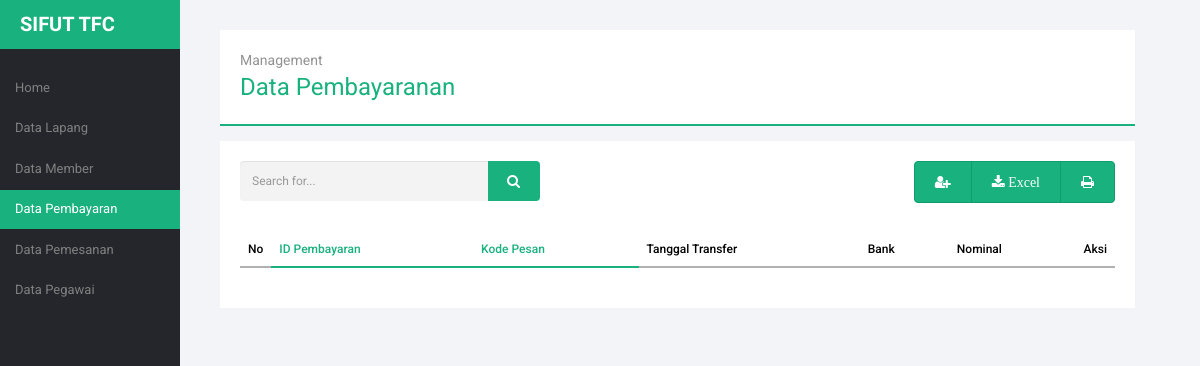
The page /pegawai/pegawai.php?module=data_pembayaran on the database as committed earlier.
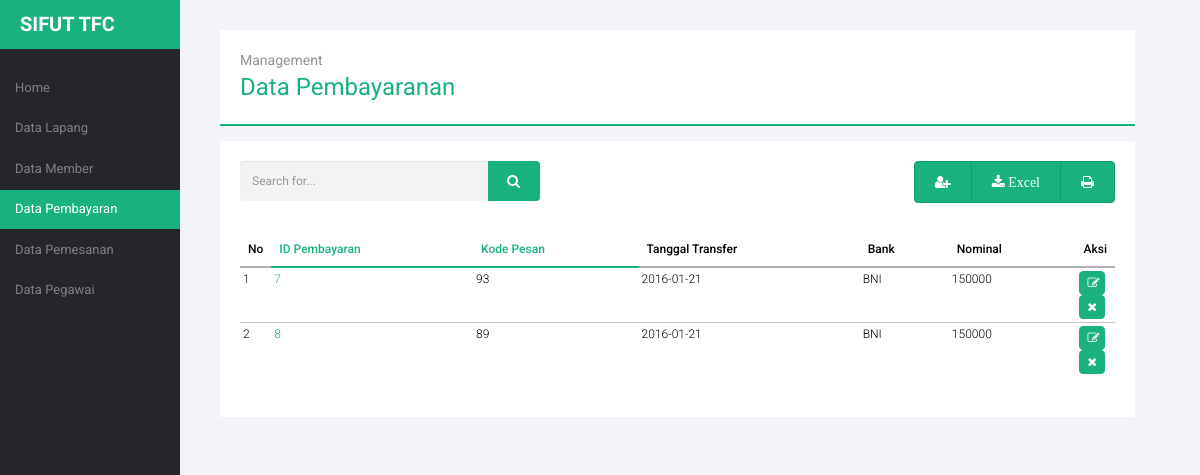
The same page on the database as committed later.
### tables this page shows
CREATE TABLE `pembayaran` (
  `id_pembayaran` int(11) NOT NULL,
  `kode_pesan` int(11) NOT NULL,
  `tanggal_transfer` date NOT NULL,
  `bank` varchar(30) NOT NULL,
  `nominal` int(11) NOT NULL,
  `bukti` varchar(100) NOT NULL
);

### pegawai/module_pembayaran/tampil_pembayaran.php
<?php
	$tampil_admin = mysql_query("SELECT * FROM pembayaran ORDER BY id_pembayaran");
?>
    <div class="title-content">
    <span>Management</span>
    data pembayaranan
  </div>
  <div class="content">
    <div class="row">
      <div class="col-md-6">
        <form action="?module=data_pembayaran&act=caripembayaran" method="post">
          <div class="input-group search">
            <input name="cari" type="text" class="form-control" placeholder="Search for...">
            <span class="input-group-btn">
              <button class="btn btn-default" type="submit"><i class="fa fa-search"></i></button>
            </span>
          </div>
        </form>
      </div>
      <div class="col-md-6">
        <div class="btn-group" role="group" aria-label="fungsional">
          <a type="button" class="btn btn-default" href="#tambah_data" data-toggle="modal"><i class="fa fa-user-plus"></i></a>
          <a type="button" class="btn btn-default" href="module_pembayaran/action_pembayaran.php?module=data_pembayaran&act=export"><i class="fa fa-download"> Excel</i></a>
          <a type="button" class="btn btn-default" href="module_pembayaran/cetak_pdf.php"><i class="fa fa-print"></i></a>
        </div>
      </div>
    </div>
    <table cellpadding="0" cellspacing="0" border="0" class="table table-hover tab-mar-top" id="example">
      <?php include "table/table_header.php" ?>
          <th width="20px">Aksi</th>
        </tr>
      </thead>
      <tbody>
<?php
    $no=1;
    while ($tampil=mysql_fetch_array($tampil_admin)){
       include "table/table_body.php";
       echo "
             <td><a href='?module=data_pembayaran&act=editpembayaran&id=$tampil[id_pembayaran]' class='fa fa-edit'></a>
             <a class='fa fa-remove' href=javascript:confirmdelete('$action?module=data_pembayaran&act=hapuspembayaran&id=$tampil[id_pembayaran]')></a></td>
             </tr>";
      $no++;
    }
  echo "
        </tbody>
        </table>
        </div>";
?>

### pegawai/module_pembayaran/table/table_body.php
<?php
echo "
	 <tr><td>$no</td>
     <td class='tab-col'>$tampil[id_pembayaran]</td>
     <td>$tampil[kode_pesan]</td>
     <td>$tampil[tanggal_transfer]</td>
     <td>$tampil[bank]</td>
     <td>$tampil[nominal]</td>
	 ";

Rows that differ between the two databases and show on the page:
added pembayaran: no "1", id_pembayaran "7", kode_pesan "93", tanggal_transfer "2016-01-21", bank "BNI", nominal "150000"
added pembayaran: no "2", id_pembayaran "8", kode_pesan "89", tanggal_transfer "2016-01-21", bank "BNI", nominal "150000"
